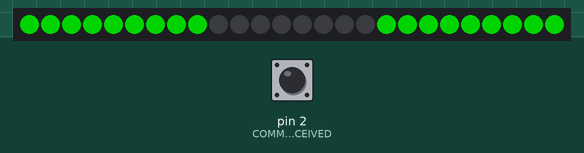
Recording of a sketch running on a simulated Arduino Uno, built for the host (arithmetic inside an expression is 32-bit, double 64-bit). Parts: 26 RGB LEDs in strip order, left to right. Inputs (shaded band) come from the test bench; at power-on: pin 2 (COMMANDRECEIVED) HIGH. Dim RGB values are drawn brighter than linear.

Above: at 4.6 s.
4.7 s: pin 2 (COMMANDRECEIVED) driven LOW
At 4.87 s:
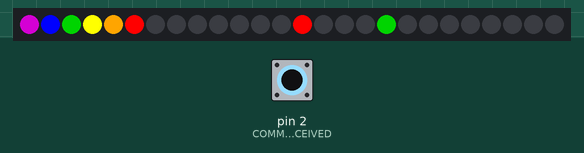
7.1 s: pin 2 (COMMANDRECEIVED) driven HIGH
At 7.35 s:
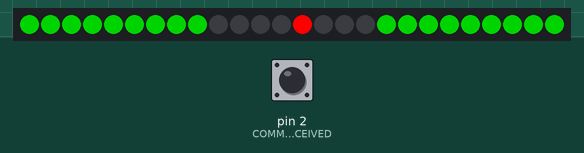
8.7 s: pin 2 (COMMANDRECEIVED) driven LOW
At 9.22 s:
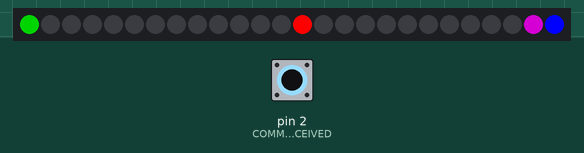
11.7 s: pin 2 (COMMANDRECEIVED) pulsed HIGH 2 times (0.12 s each, 0.3 s apart)
At 15.11 s:
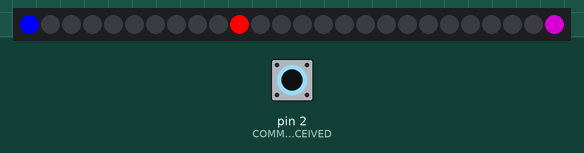
Timing chart, 0 to 16.3 s (numbered marks = the images above; inputs shaded):
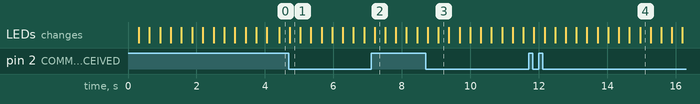

The sketch:

ROBOT_LED_STRIP_CONTROL_2019.ino
```cpp
/*
 * Kinetic Robotics WS2811 LED Strip Control
 * Written By Alex
 *
 * NOTE: Will be upgraded to WS2812B once we get the new LEDs.
 */

//Include LED Library
#include <FastLED.h>

//Define variables for the number of leds on the LED Strip and the data pin for the Arduino to communicate with the strip.
#define NUM_LEDS 26 //its a strange number because that is how many of the leds weren't utterly obliterated by the robot! :D
#define DATA_PIN 10

//Create integer variables for various things...
int ROBORIO = 4; //for the robot to communicate, sort of... (not implemented) [plan to use Serial (I2C) communication]
int COMMANDRECEIVED = 2; //for receiving a signal and doing a quick user feedback whenever a control for the robot itself is pressed (not implemented) [plan to use Serial (I2C) communication]
int scene1phase = 0; //incrementing variable for the first pattern
int timer = 25; //timer that controls how fast the scenes progress
int del = 20; //variable to store the time between each scene of the startup sequence (del is short for delay, but delay is a keyword)
bool startupleds = false; //to trigger the startup sequence

//Creates an array for all the individual leds on the strip
CRGB leds[NUM_LEDS];

void setup() {
  //RUNS ON STARTUP
      FastLED.addLeds<WS2811, DATA_PIN, BRG>(leds, NUM_LEDS); //Starts the LED library with the corresponding led strip type, data pin, and led amount.
      pinMode(ROBORIO, INPUT); //changes the pinMode to INPUT
      pinMode(COMMANDRECEIVED, INPUT); //changes the pinMode to INPUT
}

void STARTUP() {
  //INTRO SEQUENCE
      for (int x = 0; x < 26; x++) { //red chase sequence
        leds[x] = CRGB::Red;
        delay(del);
        FastLED.show();
      }
      for (int x = 26; x > 0; x--) { //orange chase sequence
        leds[x] = CRGB::Orange;
        delay(del);
        FastLED.show();
      }
      for (int x = 0; x < 26; x++) { //yellow chase sequence
        leds[x] = CRGB::Yellow;
        delay(del);
        FastLED.show();
      }
      for (int x = 26; x > 0; x--) { //green chase sequence
        leds[x] = CRGB::Green;
        delay(del);
        FastLED.show();
      }
      for (int x = 0; x < 26; x++) { //blue chase sequence
        leds[x] = CRGB::Blue;
        delay(del);
        FastLED.show();
      }
      for (int x = 26; x > 0; x--) { //purple chase sequence
        leds[x] = CRGB::Purple;
        delay(del);
        FastLED.show();
      }
      for (int x = 0; x < 26; x++) { //white chase sequence
        leds[x] = CRGB::White;
        delay(del);
        FastLED.show();
      }
    startupleds = true; //prevents the sequence from going again
}

void PATTERNS() { //function to handle patterns besides the main knightrider lights
  int newleds[18] = {0,1,2,3,4,5,6,7,8,17,18,19,20,21,22,23,24,25}; //an array of all leds besides the middle ones which are used for the knightrider sequence
  for (int x = 0; x < 9; x++) { //resets leds
    leds[x] = CRGB::Black;
  }
  for (int x = 18; x < 26; x++) { //resets leds
    leds[x] = CRGB::Black;
  }
  if (digitalRead(COMMANDRECEIVED) == LOW) { //rainbow pattern plays unless a command is received, in which case the pattern switches to the user feedback for a second
    leds[newleds[scene1phase + 5]] = CRGB::Red;
    leds[newleds[scene1phase + 4]] = CRGB::Orange;
    leds[newleds[scene1phase + 3]] = CRGB::Yellow;
    leds[newleds[scene1phase + 2]] = CRGB::Green;
    leds[newleds[scene1phase + 1]] = CRGB::Blue;
    leds[newleds[scene1phase]] = CRGB::Purple;
    scene1phase++;
    if (scene1phase >= 18) {
      scene1phase = 0;
    }
  }
  if (digitalRead(COMMANDRECEIVED) == HIGH) { //special feedback scene plays if a control has been pressed on the robot, to indicate the operation has gone through successfully
    //maybe all LEDs go green or something like that?
    for (int x = 0; x < 18; x++) { //sets all LEDs green
      leds[newleds[x]] = CRGB::Green;
    }
  }
}

void loop() {
    if (startupleds == false) {
      STARTUP(); //runs start-up sequence if it has not been run yet
    }
    for (int x = 0; x < 8; x++) { //knightrider red dot moves in one direction
      leds[x + 9] = CRGB::Red;
      PATTERNS(); //TRIGGERS THE OTHER PATTERN WITHIN THE SAME FRAME (see PATTERNS() above)
      FastLED.show();
      delay(timer);
      leds[x + 9] = CRGB::Black;
    }
    for (int x = 8; x > 0; x--) { //knightrider red dot moves in the other direction
      leds[x + 9] = CRGB::Red;
      PATTERNS(); //TRIGGERS THE OTHER PATTERN WITHIN THE SAME FRAME (see PATTERNS() above)
      FastLED.show();
      delay(timer);
      leds[x + 9] = CRGB::Black;
    }
}
```

Measured:
- after the input at 4.7 s, the LEDs: change at once (image 1)
- after the input at 7.1 s, the LEDs: change after 0.10 s (image 2)
- after the input at 8.7 s, the LEDs: first change after 0.05 s (image 3 shows a later state)
